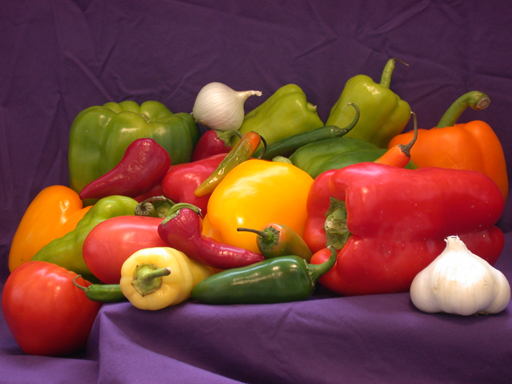
%> input picture ComputerVison/Matlab/imgs/peppers.png, 512 x 384 px
$ octave main.m   (GNU Octave 9; MATLAB toolbox functions it lacks are replaced by stand-ins)
%> lines starting %> are read from the running program, lines starting %| are printed output that depends on the picture
%% Read Color Images
img = imread('../../imgs/peppers.png');
%> img is the input picture: size 384x512x3 uint8; mean R, G, B 120.8, 66.4, 57.6
imshow(img);

%% Image size
disp(size(img));
%|    384   512     3

%% Image class or data type
disp(class(img)); %uint8
%| uint8

%% color to gray

gray = rgb2gray(img);
imshow(gray);
imwrite(gray, "../../imgs/pepers_gray.png");

%% channel
% Matlab indexing from 1
R = img(:,:,1);
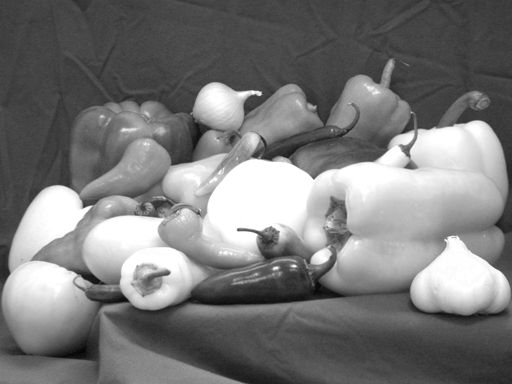
%> R: size 384x512 uint8; min 5, max 255, mean 120.8
G = img(:,:,2);
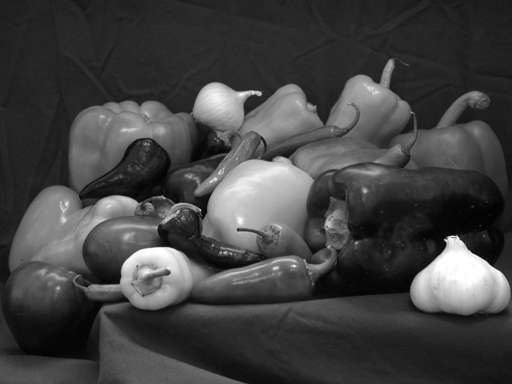
%> G: size 384x512 uint8; min 1, max 255, mean 66.4
B = img(:,:,3);
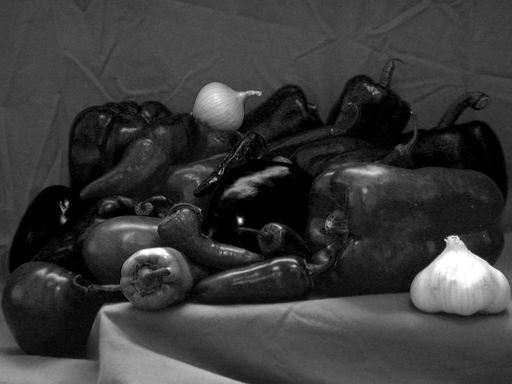
%> B: size 384x512 uint8; min 0, max 255, mean 57.6

%% draw line
line([1 512],[256 256], 'color', 'r');
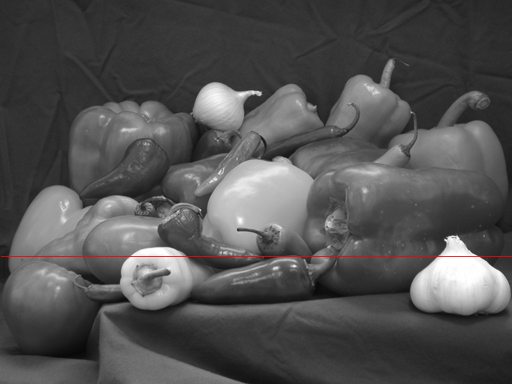
%> figure redrawn from the program's plot data

%% plot
plot(G(256, :));
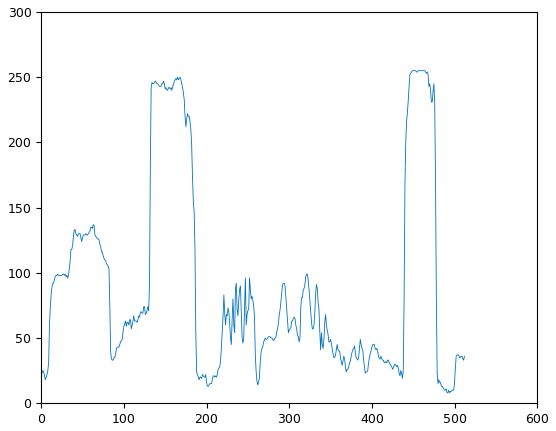
%> figure redrawn from the program's plot data; curve peaks at x = 449, y = 255

%% At a given location (row, col)
disp(img(101:103, 201:203))
%|   208  215  225
%|   212  220  227
%|   213  218  219

%% crop
cropped = img(110:310, 10:160);
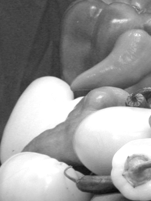
%> cropped: size 201x151 uint8; min 13, max 255, mean 152.5
disp(size(cropped));
%|    201   151
imshow(cropped);

%% Add
dolphin = imread('../../imgs/dolphin.png');
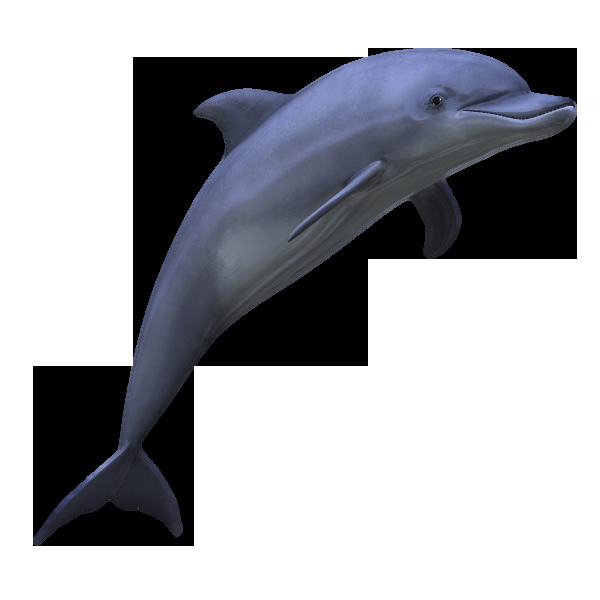
%> input picture ComputerVison/Matlab/imgs/dolphin.png, 600 x 600 px
%> dolphin is the input picture: size 600x600x3 uint8; mean R, G, B 168.8, 170, 174.6
%> (the run ends here)
